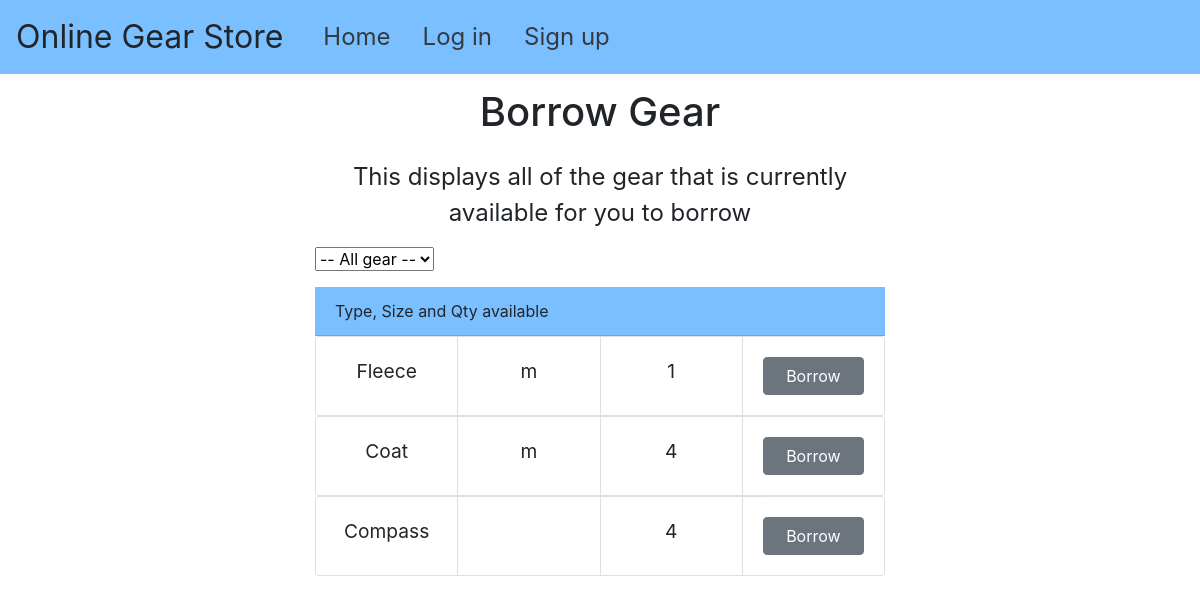
/gear, run on the app's committed database.
### app/models.py (models this page shows, shortened)
class Gear(db.Model): # Gear to Borrowed is a one to many relationship
    __tablename__ = "gear_table"
    id = db.Column(db.Integer, primary_key=True)
    qtyTotal = db.Column(db.Integer)
    qtyAvailable = db.Column(db.Integer)
    members = db.relationship("Borrowed",back_populates="gear")
    typeID = db.Column(db.Integer, db.ForeignKey('type.id'))
    sizeID = db.Column(db.Integer, db.ForeignKey('size.id'))

class Type(db.Model): # Type to Gear is a one to many relationship
    id = db.Column(db.Integer, primary_key=True)
    type = db.Column(db.String)
    gears = db.relationship('Gear',backref='type', lazy=True)

class Size(db.Model): # Size to Gear is a one to many relationship
    id = db.Column(db.Integer, primary_key=True)
    size = db.Column(db.String(50))
    gears = db.relationship('Gear',backref='size', lazy=True)

### app/views.py (the view)
@app.route('/gear', methods=['GET', 'POST'])
def gear():
    adminVal = session.get('adminVal',False)
    gear = Gear.query.filter(Gear.qtyAvailable !=0).all() #gets all of the gear that is not completely borrowed
    types=[]
    typeIDs = []
    for g in gear:
        typeIDs.append(g.typeID) #this is getting gearIDs
    for id in typeIDs:
        types.append(Gear.query.filter(Gear.typeID==id).first()) #getting all of the correlated types
    return render_template('gear.html',isAdmin=adminVal,availableGear=gear,distinctTypes=types)

### app/templates/gear.html (shortened to what this page needs)
{% extends "base.html" %}
{% block content %}
<head></head>
<body>
    <h1 class="title">Borrow Gear</h1>
    <p class="topText">This displays all of the gear that is currently available for you to borrow</p>
  <select id="dropdown" onchange="loadData()">
    <option value="all">-- All gear --</option>
    </select>
      <div class="card-header">Type, Size and Qty available</div>
    {%for gear in availableGear%}
          <div class="card-group" data-val="{{gear.type.type}}">
          <div class="card">
            <div class="card-body text-center">
              <p class="card-text">{{gear.type.type}}</p>
            </div>
          </div>
          <div class="card">
            <div class="card-body text-center">
              <p class="card-text">{{gear.size.size}}</p>
            </div>
          </div>
          <div class="card">
            <div class="card-body text-center">
              <p class="card-text">{{gear.qtyAvailable}}</p>
            </div>
          </div>
          <div class="card">
            <div class="card-body text-center">
               <a href="{{ url_for('borrow', gearID=gear.id)}}" class="btn btn-secondary btn-block">Borrow</a>
            </div>
          </div>
        </div>
    {%endfor%}
{% endblock %}

### app/static/style.css (style rules this page uses)
h1.title { text-align: center; padding: 2.5%; }
.card { font-size: larger; }
p.topText { font-size: x-large; text-align: center; }
.card-header { background-color: #7abfff; }
.card-group { display: flex; justify-content: space-between; }
.card { width: 20%; }

### data on the page
Gear: type.type "Fleece", size.size "m", qtyAvailable "1"
Gear: type.type "Coat", size.size "m", qtyAvailable "4"
Gear: type.type "Compass", qtyAvailable "4"
